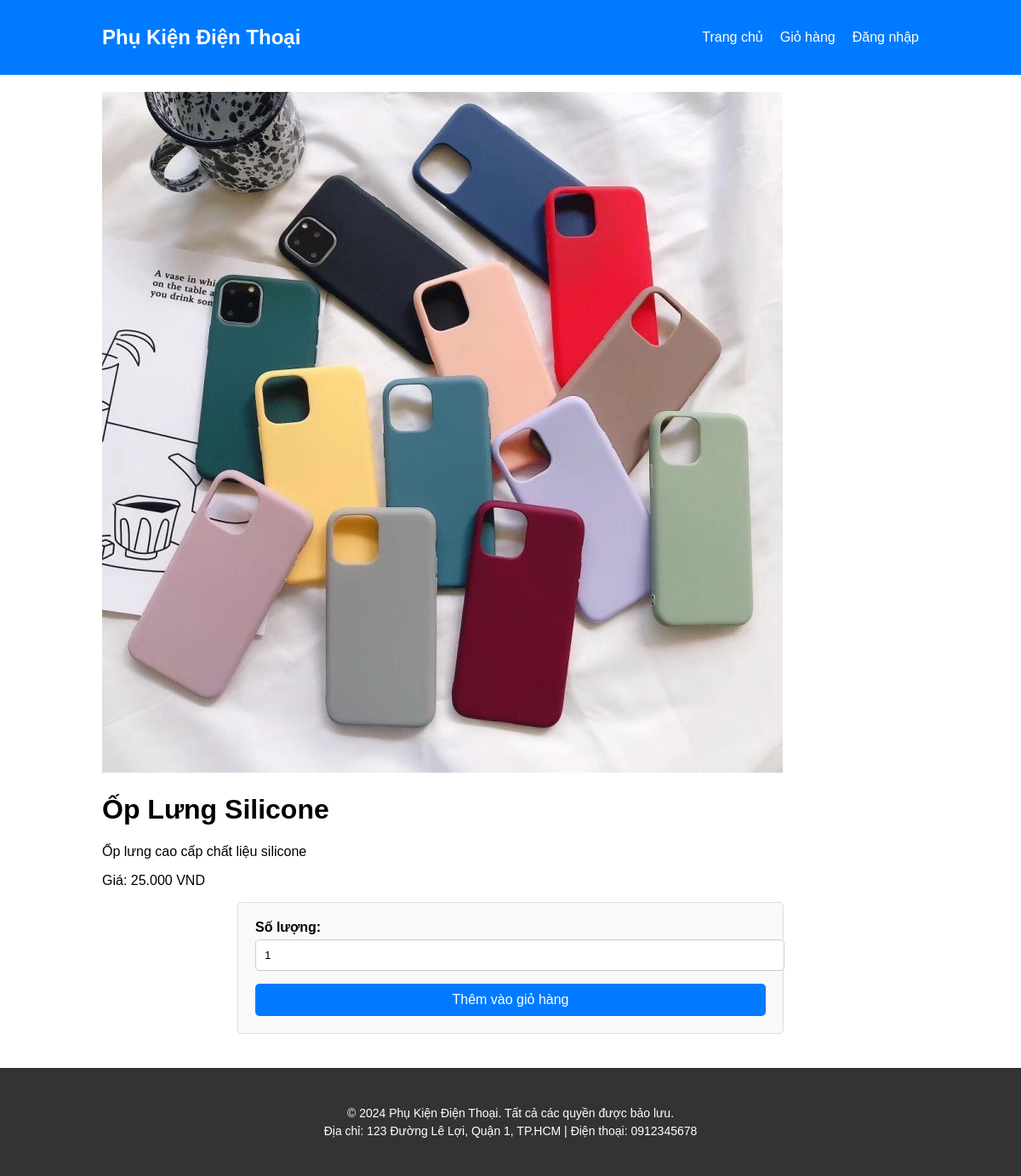
Screenshot of /product.php?id=1 with the database file from the repository.
### tables this page shows
CREATE TABLE `products` (
  `ProductID` int(11) NOT NULL,
  `ProductName` varchar(100) NOT NULL,
  `Description` text DEFAULT NULL,
  `Price` decimal(10,2) NOT NULL,
  `Stock` int(11) DEFAULT 0,
  `ImageURL` varchar(255) DEFAULT NULL,
  `CategoryID` int(11) DEFAULT NULL
);

### product.php (the view, shortened to what this page needs)
<?php
include 'includes/db.php';
include 'includes/header.php';
$productID = $_GET['id'];
$query = "SELECT * FROM Products WHERE ProductID = :id";
$stmt = $conn->prepare($query);
$stmt->execute(['id' => $productID]);
$product = $stmt->fetch(PDO::FETCH_ASSOC);
?>
<div class="container">
    <div class="product-detail">
        <img src="assets/images/<?= $product['ImageURL'] ?>" alt="<?= $product['ProductName'] ?>">
        <div class="info">
            <h1><?= $product['ProductName'] ?></h1>
            <p><?= $product['Description'] ?></p>
            <p>Giá: <?= number_format($product['Price'], 0, ',', '.') ?> VND</p>
            <form action="cart.php" method="post">
                <label for="quantity">Số lượng:</label>
                <input type="number" name="quantity" value="1" min="1" max="<?= $product['Stock'] ?>">
                <button type="submit" class="btn">Thêm vào giỏ hàng</button>
            </form>
        </div>
    </div>
</div>
<?php include 'includes/footer.php'; ?>

### assets/css/style.css (style rules this page uses)
body { font-family: Arial, sans-serif; margin: 0; padding: 0; }
.container { width: 80%; margin: 0 auto; padding: 20px; }
.btn { display: inline-block; padding: 10px 20px; color: #fff; background-color: #007bff; text-decoration: none; border-radius: 5px; }
form { max-width: 600px; margin: 0 auto; padding: 20px; border: 1px solid #ddd; border-radius: 5px; background-color: #f9f9f9; }
form label { display: block; margin-bottom: 5px; font-weight: bold; }
form input, form textarea { width: 100%; padding: 10px; margin-bottom: 15px; border: 1px solid #ccc; border-radius: 5px; }
form .btn { width: 100%; padding: 10px; background-color: #007bff; color: white; border: none; border-radius: 5px; font-size: 16px; cursor: pointer; }

### rows the page displays
products: ImageURL (picture), ProductName "Ốp Lưng Silicone", Description "Ốp lưng cao cấp chất liệu silicone", Price "25.000"
